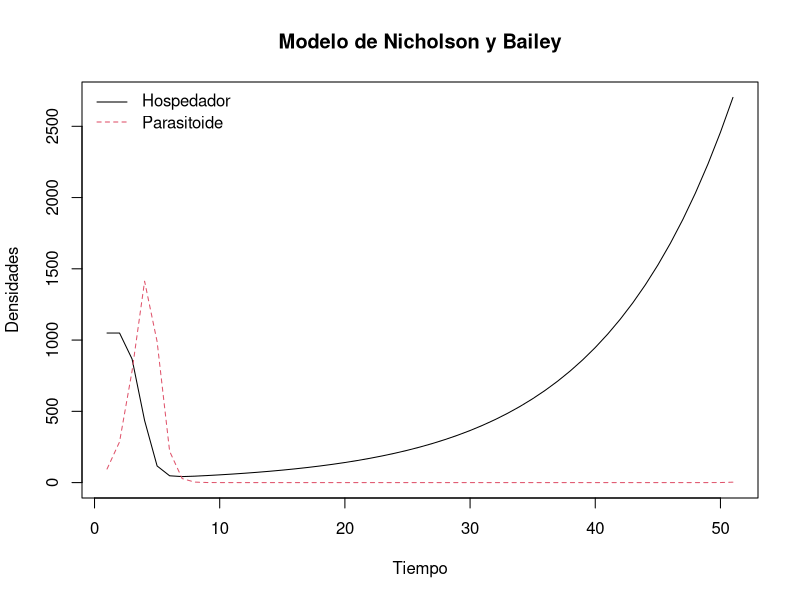
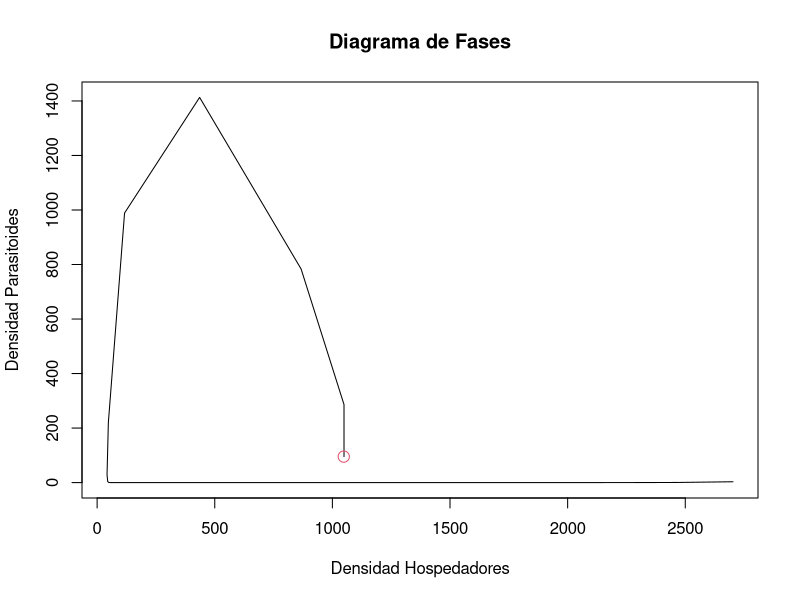

Generate these figures, in order, with R:

#     Modelo de hospedador y parasitoide  
#          de Nicholson y Bailey

# Parámetros:
R <- 1.1; a <- 0.001; c<-3 # Se asignan valores 
# a los parámetros del modelo.

# Tiempo:
tiempo <- 51 # Número de iteraciones a realizar

# Densidades de equilibrio:
P_equi <- log(R)/a # Densidad de equilibrio de los 
# parasitoides. 

H_equi <- P_equi * R/(R - 1) # Densidad de equilibrio 
# de los hospedadores. 

# Matriz de resultados:
HPs <- matrix(NA, nrow = tiempo, ncol = 2)

HPs[1, ] <- c(H_equi + 1, P_equi) 
# Densidades iniciales, la densidad de los 
# hospedadores se encuentra una unidad por 
# encima del equilibrio.

# Modelo:
for (t in 1:(tiempo - 1)) HPs[t + 1, ] <- {
  
  H <- R * HPs[t, 1] * exp(-a * HPs[t, 2])
  P <- c*HPs[t, 1] * (1 - exp(-a * HPs[t, 2]))
  
  c(H, P)
  
} # Este ciclo For implementa modelo de hospedador 
# hospedador y parasitoide de Nicholson-Bailey. 

# Gráfica de la serie de tiempo:

matplot(1:tiempo, HPs, 
        type = "l", 
        col = 1:2, 
        ylab = "Densidades", 
        xlab = "Tiempo", 
        main="Modelo de Nicholson y Bailey")
# Se grafican los resultados.

legend("topleft", 
       c(expression("Hospedador"), 
         expression("Parasitoide")), 
       lty = 1:2, 
       bty = "n",
       col=1:2) 
# Se agrega una leyenda que identifica 
# las curvas.

# Diagrama de fases:

plot(HPs [, 1], HPs [, 2], 
     type = "l", 
     ylab = "Densidad Parasitoides",
     xlab = "Densidad Hospedadores", 
     main="Diagrama de Fases", col=1) 
# Se grafica un diagrama de fases de 
# Parasitoides contra Hospedadores.

points(H_equi, P_equi, cex = 1.5, col = 2) 
# Se agrega un punto en las densidades 
# iniciales.


# Nicholson A. J. & Bailey V. A. 1935. The 
# balance of animal populations. Proceedings 
# of the Zoological Society of London, 3, 551-98.


